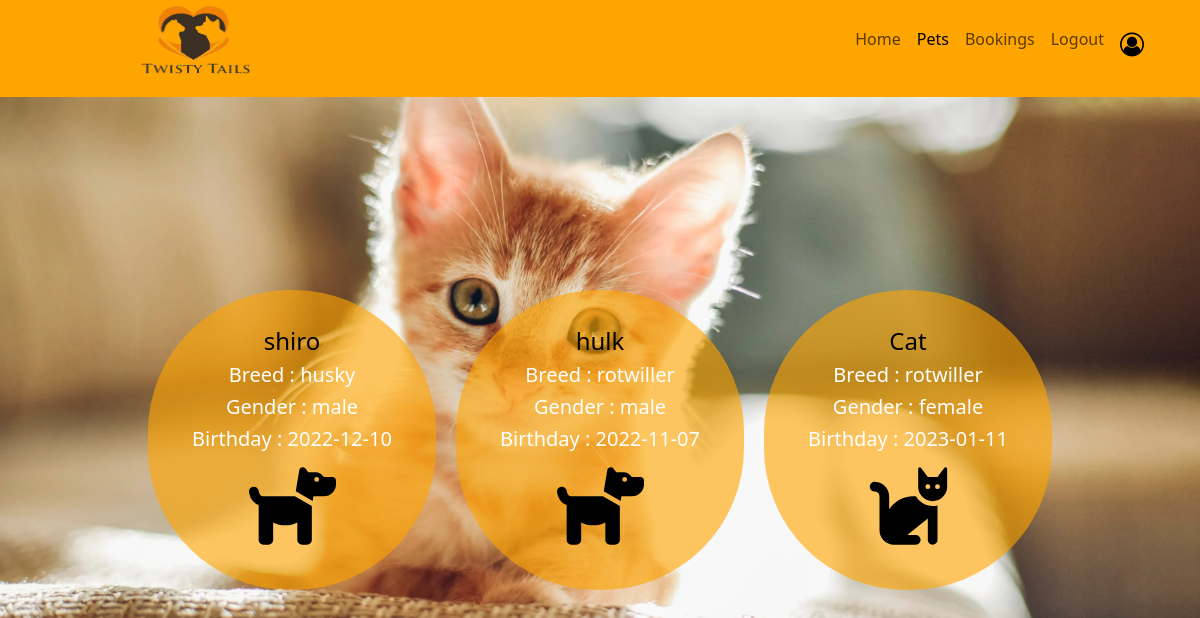
The app's page /myPets.php (signed in) with its own data.
### tables this page shows
CREATE TABLE `pets` (
  `PetID` int(11) NOT NULL,
  `UserID` int(11) DEFAULT NULL,
  `PetName` varchar(50) DEFAULT NULL,
  `PetType` text DEFAULT NULL,
  `PetGender` text DEFAULT NULL,
  `Breed` text DEFAULT NULL,
  `BirthDay` date DEFAULT NULL,
  `Weight` int(11) DEFAULT NULL
);

### myPets.php (the view, shortened to what this page needs)
<?php
  $servername = "localhost";
            $username = "root";
            $password = "";
            $dbname = "pets_care";
            $conn = new mysqli($servername, $username, $password, $dbname);
            $result = $conn->query("SELECT * FROM pets WHERE UserID = '". $_SESSION['UserID'] ."'");
?>
<!DOCTYPE html>
<html lang="en">
<head>
    <link href="https://cdn.jsdelivr.net/npm/bootstrap@5.3.1/dist/css/bootstrap.min.css" rel="stylesheet">
    <link rel="stylesheet" href="https://cdnjs.cloudflare.com/ajax/libs/font-awesome/5.13.0/css/all.min.css">
    <link rel="stylesheet" href="mypets.css">
    <link rel="stylesheet" href="./font-awesome-4.7.0/css/font-awesome.min.css">
</head>
<body style="background:url(Images/bgcat1.jpg);background-size:cover;">
<nav class="navbar navbar-expand-lg" style="background-color: orange;">
    <a class="navbar-brand px-5"><img src="Images/logotwistpreview.png" style="width: 141px;
    margin-left: 75px;
    height: 86px;
    margin-top: -15px;"></a>
    <div class="collapse navbar-collapse" id="navbarSupportedContent">
        <ul class="navbar-nav ms-auto px-5">
            <li class="nav-item"><a href="homepage.php" class="nav-link "><h4 style="  font-size: 1rem;">Home</h4></a></li>
            <li class="nav-item"><a href="myPets.php" class="nav-link active"><h4 style="  font-size: 1rem;">Pets</h4></a></li>
            <li class="nav-item"><a href="myBookings.php" class="nav-link"><h4 style="  font-size: 1rem;">Bookings</h4></a></li>
            <li class="nav-item"><a href="frontpage.php" class="nav-link"><h4 style="  font-size: 1rem;" >Logout</h4></a></li>
            <li class="nav-item"><a href="profile.php" class="nav-link"><h4><i class="fa fa-user-circle-o" style="color: black;" aria-hidden="true"></i></h4></a></li>
        </ul>
    </div>
</nav>
    <div class="wholeDiv" style="position: absolute;
    top: 35%;
    left: 5%;
    vertical-align: middle;
    background-color: transparent;
    display: flex;
    justify-content: center;
    align-items: center;
    flex-direction: column;
    width: 90%;
    border-radius: 20px;">
        <section class="cards-container">
            <?php
                while ($pet = $result->fetch_assoc()) {
                    echo "
                        <div class='card' style='width: 18rem; height: 300px;
                        display: flex;
                        justify-content: center;
                        align-items: center;
                        background-color: #ffa5009c;
                        border: none;
                        border-radius: 142px !important;
                        margin: 10px 10px;'>
                            <h4 class='text text-success' style='color:black !important'>{$pet['PetName']}</h4>
                            <h5>Breed : {$pet['Breed']}</h5>
                            <h5>Gender : {$pet['PetGender']}</h5>
                            <h5>Birthday : {$pet['BirthDay']}</h5>
                            <img src='./Images/{$pet['PetType']}/{$pet['PetType']}.svg' alt='Card image cap'>
                        </div>";
                }
            ?>
        </section>
    </div>
</body>
</html>

### mypets.css (style rules this page uses)
.cards-container { display: flex; flex-direction: row; justify-content: center; flex-wrap: wrap; overflow-y: auto; height: 80%; }
.card { height: 300px; display: flex; justify-content: center; align-items: center; background-color: #d9d9d9; border: none; border-radius: 142px !important; margin: 10px 10px; }
.card img { height: 150px; width: 150px; }
.navbar { z-index: 100; }

### myPets.php (style rules this page uses)
.h5, h5 { font-size: 1.25rem; color: white; }
.card img { height: 94px; width: 87px; }

### records on screen
pets: PetName "shiro", Breed "husky", PetGender "male", BirthDay "2022-12-10"
pets: PetName "hulk", Breed "rotwiller", PetGender "male", BirthDay "2022-11-07"
pets: PetName "Cat", Breed "rotwiller", PetGender "female", BirthDay "2023-01-11", shows a picture
